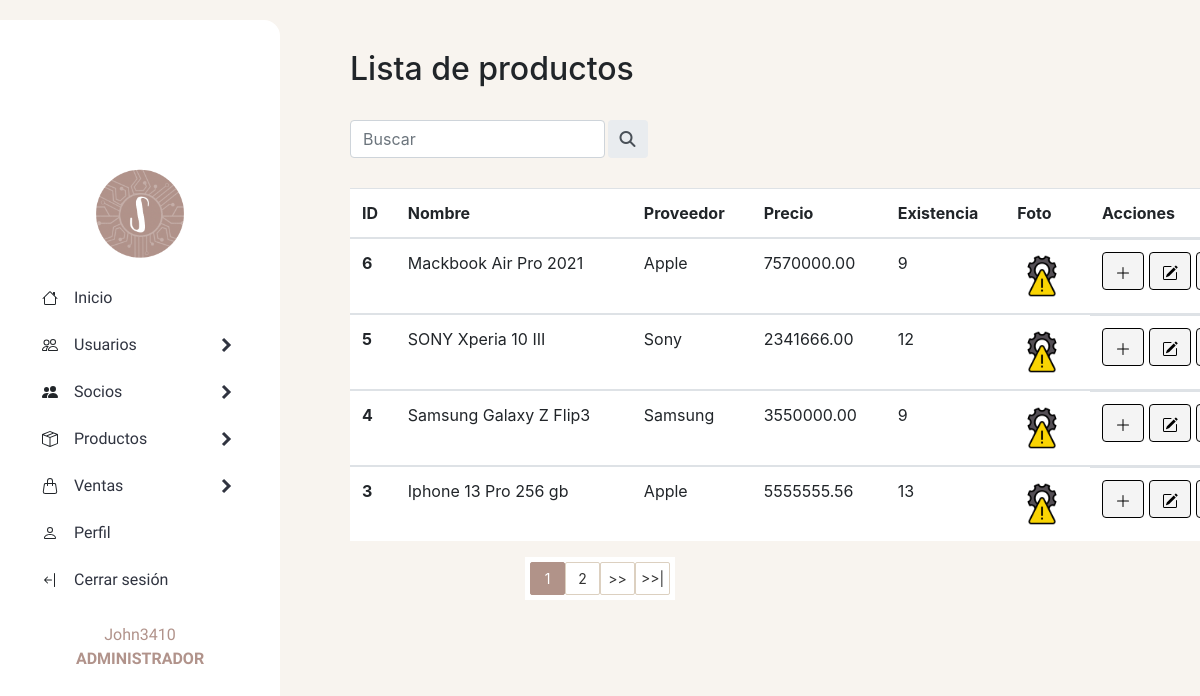
Page /sistema/productos/listaproductos.php (signed in) on the committed database.
### tables this page shows
CREATE TABLE `producto` (
  `id_producto` int(15) NOT NULL,
  `nombre_producto` varchar(30) NOT NULL,
  `id_categoria` int(15) NOT NULL,
  `precio` decimal(10,2) NOT NULL,
  `existencia` int(15) NOT NULL,
  `date_add` datetime NOT NULL DEFAULT current_timestamp(),
  `id_usuario` int(15) NOT NULL,
  `id_proveedor` int(15) NOT NULL,
  `foto` text NOT NULL,
  `estado` int(11) NOT NULL DEFAULT 1
);

CREATE TABLE `proveedor` (
  `id_proveedor` int(15) NOT NULL,
  `nombre_proveedor` varchar(30) NOT NULL,
  `direccion` varchar(30) NOT NULL,
  `telefono` varchar(15) NOT NULL,
  `estado` int(11) NOT NULL DEFAULT 1
);

### sistema/productos/listaproductos.php (the view, shortened to what this page needs)
<!DOCTYPE html>
<html lang="en">
<head>
</head>
<body>
    <header>
        <?php include '../generales/headerapp.php' ?>
    </header>
    <section>
        <div>
            <h2 class="tittle-list">Lista de productos</h2> <br>
        </div>
        <div class="buscador" id="buscador">
            <form id="busqueda-users" class="input-group rounded" action="buscadorproductos.php" method="get">
                <input type="text" class="form-control rounded" aria-label="Search" aria-describedby="search-addon" name="busqueda" id="busqueda" placeholder="Buscar" />
                <button class="input-group-text border-0" id="search-addon">
                    <i type="submit" class="fas fa-search"></i>
                </button>
            </form>
        </div>
        <div class="table-productos">
            <table class="table">
                <thead>
                    <tr>
                        <th>ID</th>
                        <th>Nombre</th>
                        <th>Proveedor</th>
                        <th>Precio</th>
                        <th>Existencia</th>
                        <th>Foto</th>
                        <?php
                        if ($tipo_rol == 'Administrador') {
                        ?>
                            <th width="80px">Acciones</th>
                        <?php } ?>
                    </tr>
                </thead>
                <?php
                $sql_registe = mysqli_query($conn, "SELECT COUNT(*) as total_registros
                FROM producto WHERE estado = 1");
                $result_register = mysqli_fetch_array($sql_registe);
                $total_registro = $result_register['total_registros'];
                $por_pagina = 4;
                if (empty($_GET['pagina'])) {
                    $pagina = 1;
                } else {
                    $pagina = $_GET['pagina'];
                }
                $desde = ($pagina - 1) * $por_pagina;
                $total_paginas = ceil($total_registro / $por_pagina);
                $query = mysqli_query($conn, "SELECT p.id_producto, p.nombre_producto, p.precio, p.existencia,
            pr.nombre_proveedor, p.foto
            FROM producto p INNER JOIN proveedor pr ON p.id_proveedor = pr.id_proveedor
            WHERE p.estado = 1 ORDER BY
            p.id_producto DESC LIMIT $desde, $por_pagina");
                $result = mysqli_num_rows($query);
                if ($result > 0) {
                    while ($data = mysqli_fetch_array($query)) {
                        if ($data['foto'] != 'img_producto.png') {
                            $foto = 'img_productos/uploads/' . $data['foto'];
                        } else {
                            $foto = 'img_productos/default/' . $data['foto'];
                        }
                ?>
                        <tbody class="row<?php echo $data["id_producto"] ?>">
                            <tr>
                                <th scope="row"><?php echo $data["id_producto"] ?> </th>
                                <td> <?php echo $data["nombre_producto"] ?> </td>
                                <td> <?php echo $data["nombre_proveedor"] ?> </td>
                                <td class="celPrecio"><?php echo $data["precio"] ?> </td>
                                <td class="celExistencia"> <?php echo $data["existencia"] ?> </td>
                                <td> <img src=" <?php echo $foto; ?> " alt=" <?php echo $data["nombre_producto"] ?> " width="50px" height="50px"> </td>
                                <?php
                                if ($tipo_rol == 'Administrador') {
                                ?>
                                    <td class="actions">
                                        <a class="agg_exist" product="<?php echo $data["id_producto"] ?>" href="#">
                                            <button type="button" id="button-agregar" class="btn btn-success">
                                                <svg xmlns="http://www.w3.org/2000/svg" width="16" height="16" fill="currentColor" class="bi bi-plus-lg" viewBox="0 0 16 16">
                                                    <path fill-rule="evenodd" d="M8 2a.5.5 0 0 1 .5.5v5h5a.5.5 0 0 1 0 1h-5v5a.5.5 0 0 1-1 0v-5h-5a.5.5 0 0 1 0-1h5v-5A.5.5 0 0 1 8 2Z" />
                                                </svg>
                                            </button>
                                        </a>
                                        <a href="editarproducto.php?id=<?php echo $data["id_producto"] ?>">
                                            <button type="button" id="button-editar" class="btn btn-warning">
                                            </button>
                                        </a>
                                        <a href="eliminarproducto.php?id=<?php echo $data["id_producto"] ?>">
                                            <button type="button" id="button-eliminar" class="btn btn-danger">
                                            </button>
                                        </a>
                                    </td>
                                <?php }   ?>
                            <?php
                        } ?>
                            </tr>
                        <?php
                    }
                        ?>
                        </tbody>
            </table>
        </div>
        <div class="paginador">
            <ul>
                <?php
                for ($i = 1; $i <= $total_paginas; $i++) {
                    if ($i == $pagina) {
                        echo '<li class="pageSelected">' . $i . '</li>';
                    } else {
                        echo '<li><a href="?pagina=' . $i . '">' . $i . '</a></li>';
                    }
                }
                if ($pagina != $total_paginas) {
                ?>
                    <li><a href="?pagina= <?php echo $pagina + 1; ?>"> >> </a></li>
                    <li><a href="?pagina= <?php echo $total_paginas; ?> "> >>| </a></li>
                <?php } ?>
            </ul>
        </div>
    </section>
</body>
</html>

### sistema/generales/style_general.css (style rules this page uses)
section { background-color: #f8f4ef; height: 100vh; overflow-y: scroll; }
.tittle-list { padding: 50px 50px 0px 350px; }
.buscador { margin-left: 350px; }
#busqueda-users { width: 35%; margin-bottom: 10px; color: #333; }
#busqueda-users button { margin-left: 3px; }
table { margin-top: 30px; margin-left: 350px; max-width: 900px; background-color: #fff; }
#button-editar { background-color: #F4F4F4; border: 1px solid #000; color: #000; margin-right: 5px; }
#button-eliminar { background-color: #F4F4F4; border: 1px solid #000; color: #000; }
#button-agregar { background-color: #F4F4F4; border: 1px solid #000; color: #000; margin-right: 5px; }
.paginador { margin: 0px; display: flex; justify-content: center; }
.paginador ul { padding: 5px; list-style: none; background: #fff; display: -webkit-flex; display: -moz-flex; display: -ms-flex; display: -o-flex; display: flex; }
.paginador a, .pageSelected { color: #333; border: 1px solid #DCD0C0; border-radius: 2px; padding: 5px; display: inline-block; font-size: 14px; text-align: center; width: 35px; }
.pageSelected { color: #fff; background: #B19389; border: 1px solid #B19389; border-radius: 2px; }
.paginador ul li a { text-decoration: none; }
.actions { display: flex; justify-content: center; }

### rows in the picture
producto: id_producto "6", nombre_producto "Mackbook Air Pro 2021", id_proveedor.nombre_proveedor "Apple", precio "7570000.00", existencia "9", foto (picture)
producto: id_producto "5", nombre_producto "SONY Xperia 10 III", id_proveedor.nombre_proveedor "Sony", precio "2341666.00", existencia "12", foto (picture)
producto: id_producto "4", nombre_producto "Samsung Galaxy Z Flip3", id_proveedor.nombre_proveedor "Samsung", precio "3550000.00", existencia "9", foto (picture)
producto: id_producto "3", nombre_producto "Iphone 13 Pro 256 gb", id_proveedor.nombre_proveedor "Apple", precio "5555555.56", existencia "13", foto (picture)

### other values in the picture
$_SESSION['usuario'] "John3410"
$tipo_rol "ADMINISTRADOR"
